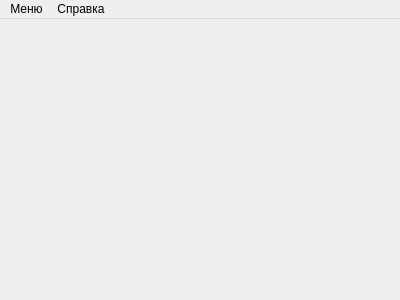
<?xml version="1.0" encoding="UTF-8"?>
<ui version="4.0">
 <class>MainWindow</class>
 <widget class="QMainWindow" name="MainWindow">
  <property name="geometry">
   <rect>
    <x>0</x>
    <y>0</y>
    <width>400</width>
    <height>300</height>
   </rect>
  </property>
  <property name="windowTitle">
   <string>EColor</string>
  </property>
  <widget class="QWidget" name="centralWidget">
   <layout class="QGridLayout" name="gridLayout"/>
  </widget>
  <widget class="QMenuBar" name="menuBar">
   <property name="geometry">
    <rect>
     <x>0</x>
     <y>0</y>
     <width>400</width>
     <height>21</height>
    </rect>
   </property>
   <widget class="QMenu" name="menu">
    <property name="title">
     <string>Меню</string>
    </property>
    <addaction name="config"/>
    <addaction name="quit"/>
   </widget>
   <widget class="QMenu" name="menu_2">
    <property name="title">
     <string>Справка</string>
    </property>
    <addaction name="about"/>
   </widget>
   <addaction name="menu"/>
   <addaction name="menu_2"/>
  </widget>
  <action name="about">
   <property name="text">
    <string>О Программе</string>
   </property>
  </action>
  <action name="config">
   <property name="text">
    <string>Настройки</string>
   </property>
  </action>
  <action name="quit">
   <property name="text">
    <string>Выход</string>
   </property>
  </action>
 </widget>
 <layoutdefault spacing="6" margin="11"/>
 <resources/>
 <connections/>
</ui>
